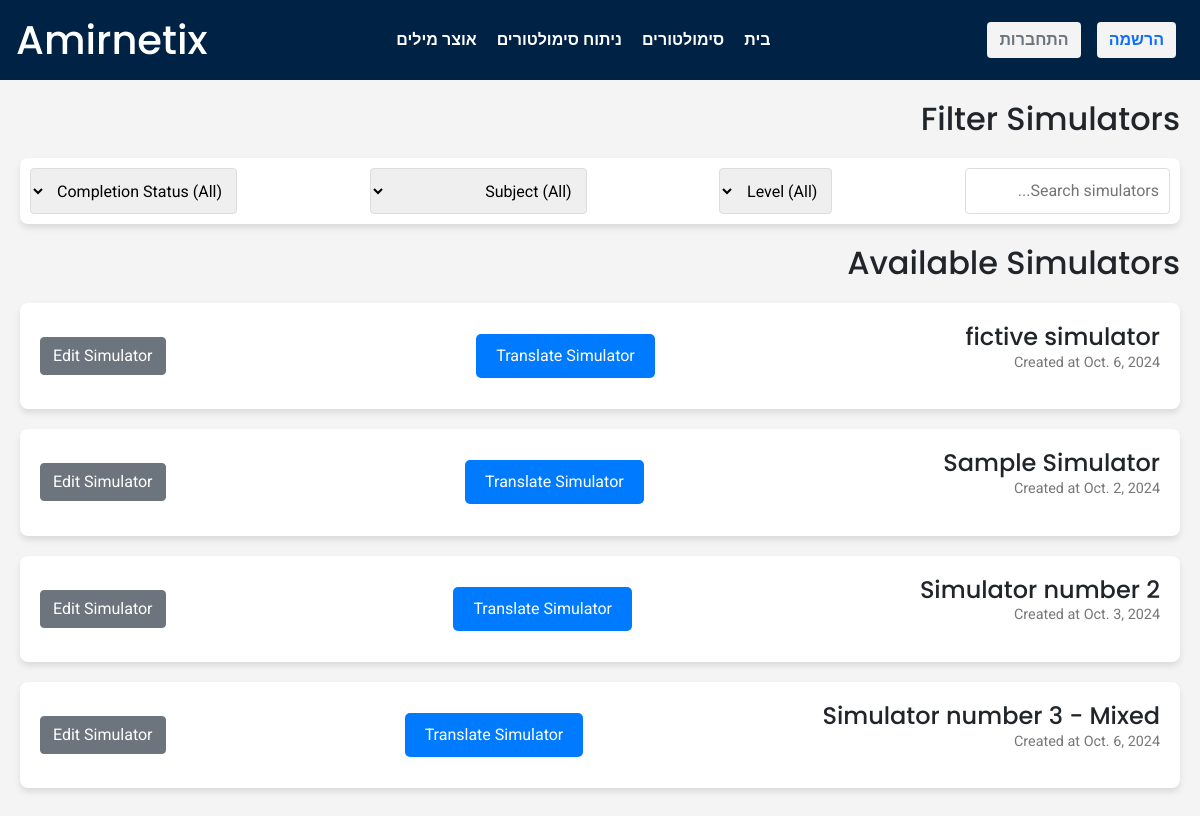
The app's page /Management/, older data.
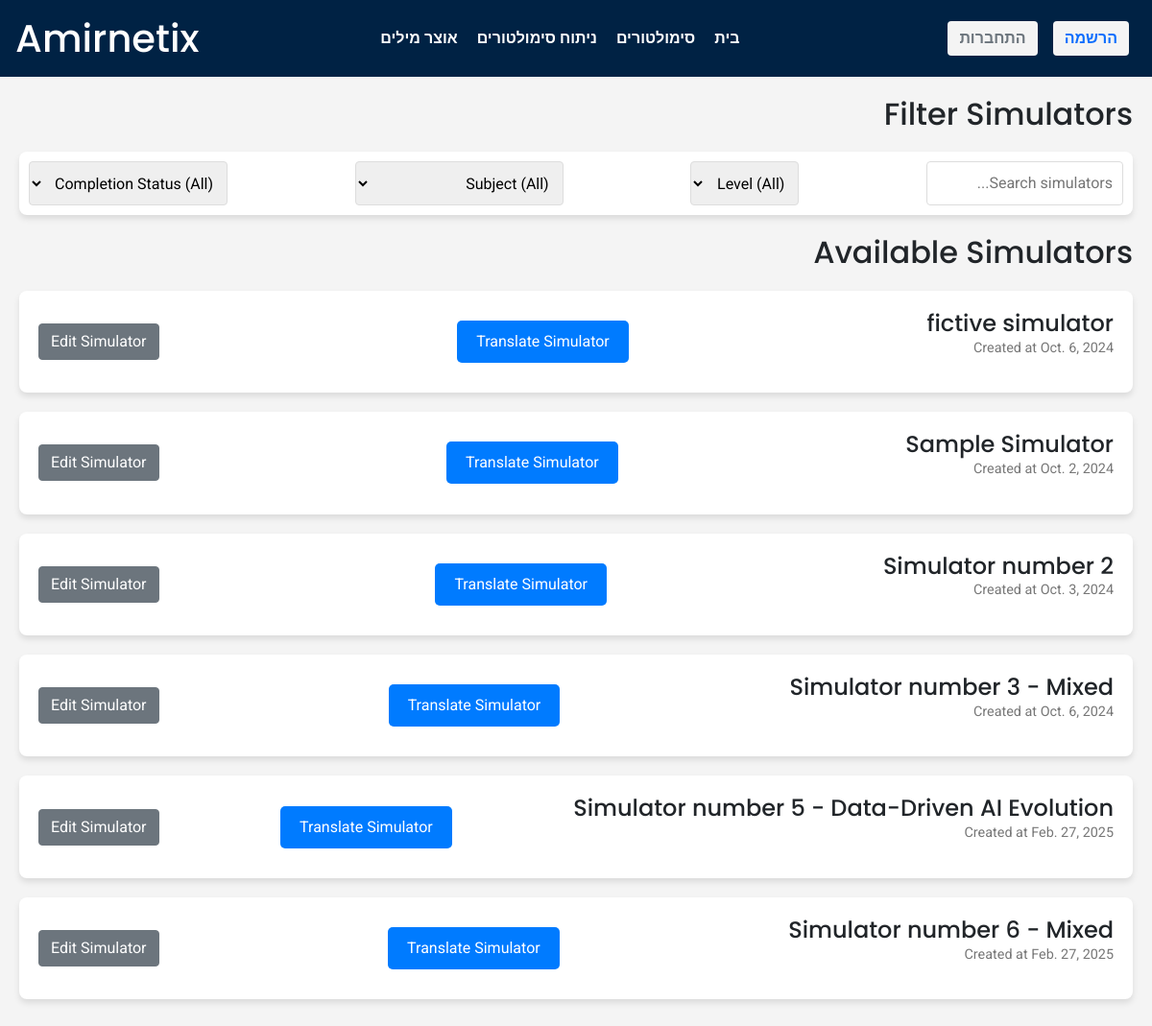
The same page, newer data.
### Simulator/models.py (models this page shows, shortened)
class Simulator(models.Model):
    name = models.CharField(max_length=100)
    description = models.TextField(blank=True, null=True)
    level = models.IntegerField(choices=SimulatorLevel.choices, default=SimulatorLevel.MIX)
    create_date = models.DateField(auto_now_add=True)

### Management/views.py (the view)
# urls.py: path("", views.index,name='analysis'),
def index(request):
    try:
        simulators = Simulator.objects.all()
        return render(request,'Management/index.html',{
            'simulators' : simulators
        })
    except:
        return render(request,'Management/index.html')

### Management/templates/Management/index.html (shortened to what this page needs)
{% extends "Management/layout.html" %}
{% block body %}
    <div class="container">
        <h2>Filter Simulators</h2>
        <div class="filter-section">
            <input type="text" id="search-bar" placeholder="Search simulators..." onkeyup="filterSimulators()">
            <select name="level" id="level-filter" onchange="filterSimulators()">
                <option value="all">Level (All)</option>
            </select>
            <select name="subject" id="subject-filter" onchange="filterSimulators()">
                <option value="all">Subject (All)</option>
            </select>
            <select name="status" id="status-filter" onchange="filterSimulators()">
                <option value="all">Completion Status (All)</option>
            </select>
        </div>
        <h2>Available Simulators</h2>
        {% if simulators %}
        <div id="simulator-list" class="simulator-list">
            {% for simulator in simulators %}
            <div id="{{simulator.id}}" class="simulator-card" data-level="{{simulator.level}}" data-subject="mix" data-status="not-done">
                <div>
                    <h3>{{simulator.name}}</h3>
                    <p class="details">Created at {{simulator.create_date}}</p>
                </div>
                <a class="btn btn-primary" href="{% url 'translate' simulator_id=simulator.id %}">Translate Simulator</a>
                <a class="btn btn-secondary" href="{% url 'edit_test' simulator_id=simulator.id %}">Edit Simulator</a>
            </div>
            {% endfor %}
        </div>
        {% endif %}
    </div>
{% endblock %}

Row changes from the older to the newer data that the page shows:
added Simulator: name "Simulator number 5 - Data-Driven AI Evolution", create_date "Feb. 27, 2025"
added Simulator: name "Simulator number 6 - Mixed", create_date "Feb. 27, 2025"
